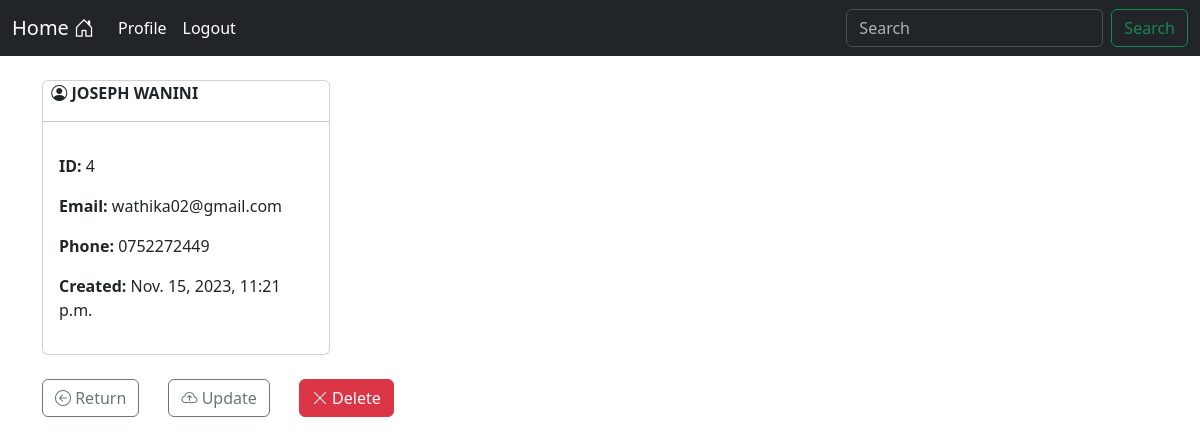
The page /record/4 (signed in) on the database as committed earlier.
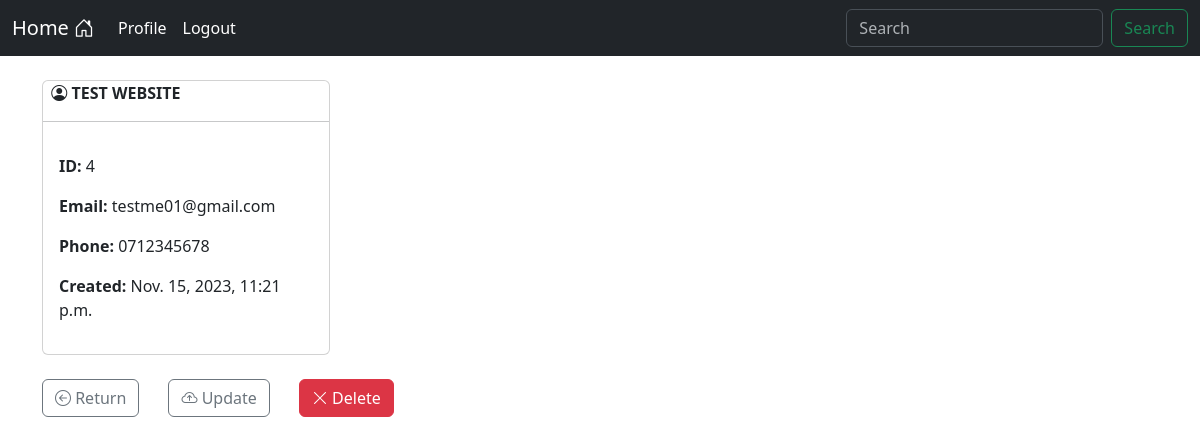
The same page on the database as committed later.
### crudapp/models.py (models this page shows, shortened)
class Record(models.Model):
    created = models.DateTimeField(auto_now_add=True)
    first_name = models.CharField(max_length=50)
    last_name = models.CharField(max_length=50)
    email = models.EmailField(max_length=254)
    phone_number = models.CharField(max_length=10)

### crudapp/views.py (the view)
# urls.py: path("record/<int:pk>", views.single_record, name="record"),
@login_required(login_url="login")
def single_record(request, pk):
    all_records = Record.objects.get(id=pk)
    context = {"record": all_records}
    return render(request, "crudapp/view_record.html", context=context)

### crudapp/templates/crudapp/view_record.html (shortened to what this page needs)
{% extends 'crudapp/base.html' %}
{% block content %}
    <div class="card" style="width: 18rem;">
    <strong>
        <i class="bi bi-person-circle"></i>
        {{ record.first_name|upper }}
        {{ record.last_name|upper }}
    </strong><hr>
  <div class="card-body">
    <p><strong> ID: </strong>{{ record.id }}</p>
    <p><strong> Email: </strong>{{ record.email }}</p>
      <p><strong> Phone: </strong>{{ record.phone_number }}</p>
      <p><strong> Created: </strong>{{ record.created }}</p>
  </div>
    </div>
    <br>
    <a href="{% url 'dashboard' %}" class="btn btn-outline-secondary"><i class="bi bi-arrow-left-circle"></i> Return</a>
    <a href="{% url 'update_record' record.id %}" class="btn btn-outline-secondary"> <i class="bi bi-cloud-arrow-up"></i> Update</a>
    <a id="del" href="{% url 'delete' record.id %}" class="btn btn-danger"><i class="bi bi-x-lg"></i> Delete</a>
{% endblock %}

Rows that differ between the two databases and show on the page:
changed Record id 4: first_name "JOSEPH" → "TEST"; last_name "WANINI" → "WEBSITE"; email "wathika02@gmail.com" → "testme01@gmail.com"; phone_number "0752272449" → "0712345678"
